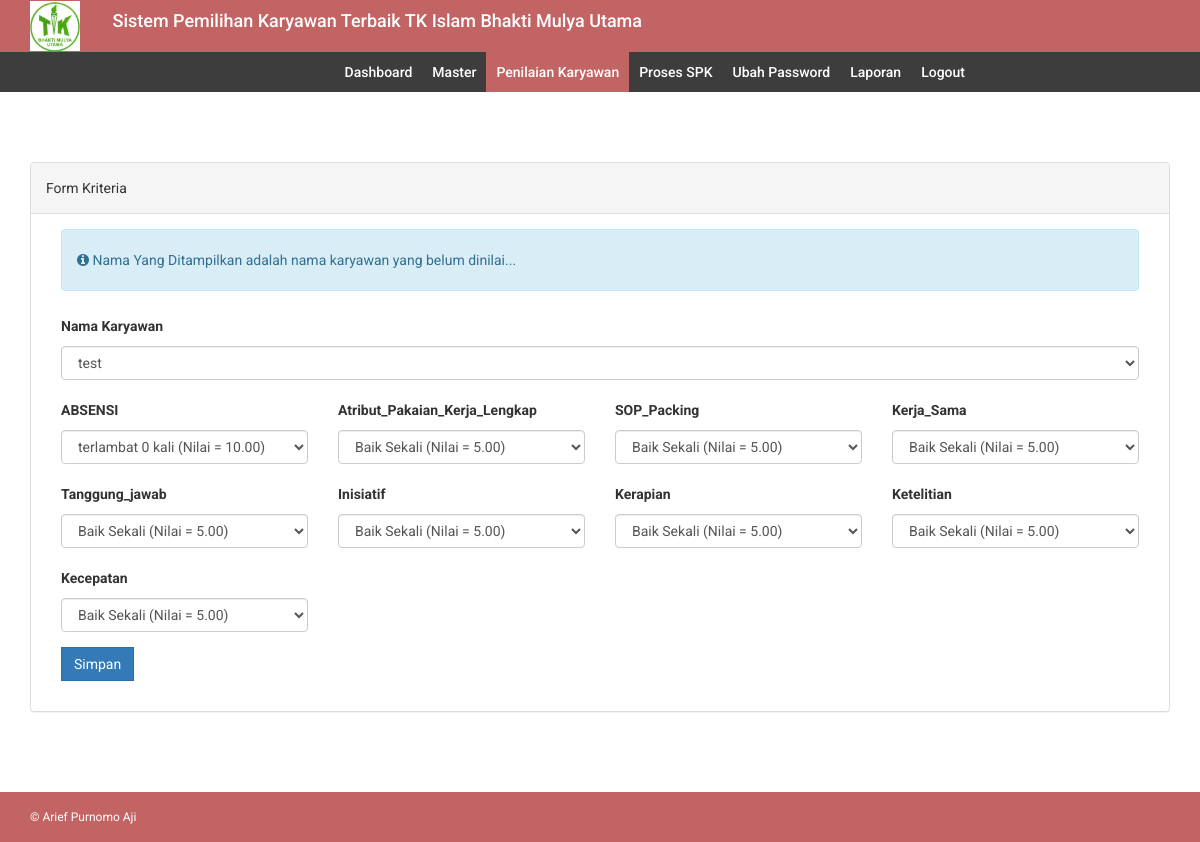
The page /input_tpa.php (signed in) on the database its author committed.
### tables this page shows
CREATE TABLE `kriteria` (
  `id_kriteria` int(11) NOT NULL,
  `kriteria` varchar(32) DEFAULT NULL,
  `bobot` float(5,2) DEFAULT NULL,
  `type` varchar(12) DEFAULT NULL
);

### db/db_config.php (called while the page is built, shortened)
<?php
	class database extends PDO{
		protected $dsn = 'mysql:host=localhost;dbname=db_spk';
		protected $dsu = 'root';
		protected $dsp = '';
		private $cmd = '';
		function __construct(){
			try {
				$this->db = new PDO($this->dsn,$this->dsu,$this->dsp);
			} catch (PDOException $e) {
				echo $e->getMessage();
			}
		}
		function select($c,$t){
			$this->cmd = "select $c from $t";
			return $this;
		}
		function where($params){
			$this->cmd .= " where $params";
			return $this;
		}
		function get(){
			$q = $this->db->prepare($this->cmd);
			$q->execute();
			return $q->fetchAll();
		}
	}
?>

### input_tpa.php (the view, shortened to what this page needs)
<?php include 'header.php';?>
<?php include 'menu.php';?>
<div class="content-wrapper">
    <div class="container">
        <div class="row">
            <div class="col-md-12">
            <br/>
              <div class="panel panel-default">
                  <div class="panel-heading">
                    Form Kriteria
                  </div>
                  <div class="panel-body">
                      <form method="post" action="insert_tpa.php" enctype="multipart/form-data">
                          <div class="form-group col-md-12">
                              <div class="alert alert-info">
                                  <i class="fa fa-info-circle"></i> Nama Yang Ditampilkan adalah nama karyawan yang belum dinilai...
                              </div>
                              <label for="nama">Nama Karyawan</label>
                                  <select required class="form-control" name="id_calon_kr">
                                  <?php  foreach ($db->select('*','karyawan')->where('id_calon_kr not in (select id_calon_kr from hasil_tpa)')->get() as $val): ?>
                                  <option value="<?= $val['id_calon_kr']?>"><?= $val['nama'] ?></option>
                                  <?php endforeach ?>
                                  </select>
                          </div>
                          <?php foreach ($db->select('id_kriteria,kriteria','kriteria')->get() as $r): ?>
                          <div class="form-group col-md-3">
                              <label><?= $r['kriteria']?></label>
                              <select required class="form-control" name="place[]">
                                <?php  foreach ($db->select('*','sub_kriteria')->where('id_kriteria = '.$r['id_kriteria'].'')->get() as $val): ?>
                                <option value="<?= $val['id_subkriteria']?>"><?= $val['subkriteria'] ?> (Nilai = <?= $val['nilai'] ?>)</option>
                                <?php endforeach ?>
                                </select>
                          </div>
                          <?php endforeach ?>
                          <div class="form-group col-md-12">
                              <button class="btn btn-primary">Simpan</button>
                          </div>
                      </form>
                  </div>
              </div>
            </div>
        </div>
        </div>
    </div>
<?php include 'footer.php';?>

### assets/css/style.css (style rules this page uses)
body { font-family: 'Roboto', sans-serif; line-height: 30px; }
.content-wrapper { margin-top: 40px; min-height: 600px; padding-bottom: 60px; }
.btn { border-radius: 0px; -webkit-border-radius: 0px; -moz-border-radius: 0px; }

### rows shown on the page
kriteria: kriteria "ABSENSI"
kriteria: kriteria "Atribut_Pakaian_Kerja_Lengkap"
kriteria: kriteria "SOP_Packing"
kriteria: kriteria "Kerja_Sama"
kriteria: kriteria "Tanggung_jawab"
kriteria: kriteria "Inisiatif"
kriteria: kriteria "Kerapian"
kriteria: kriteria "Ketelitian"
kriteria: kriteria "Kecepatan"

### other values the page prints
form field id_calon_kr "test"
form field value "terlambat 0 kali (Nilai = 10.00)"
form field value "Baik Sekali (Nilai = 5.00)"
